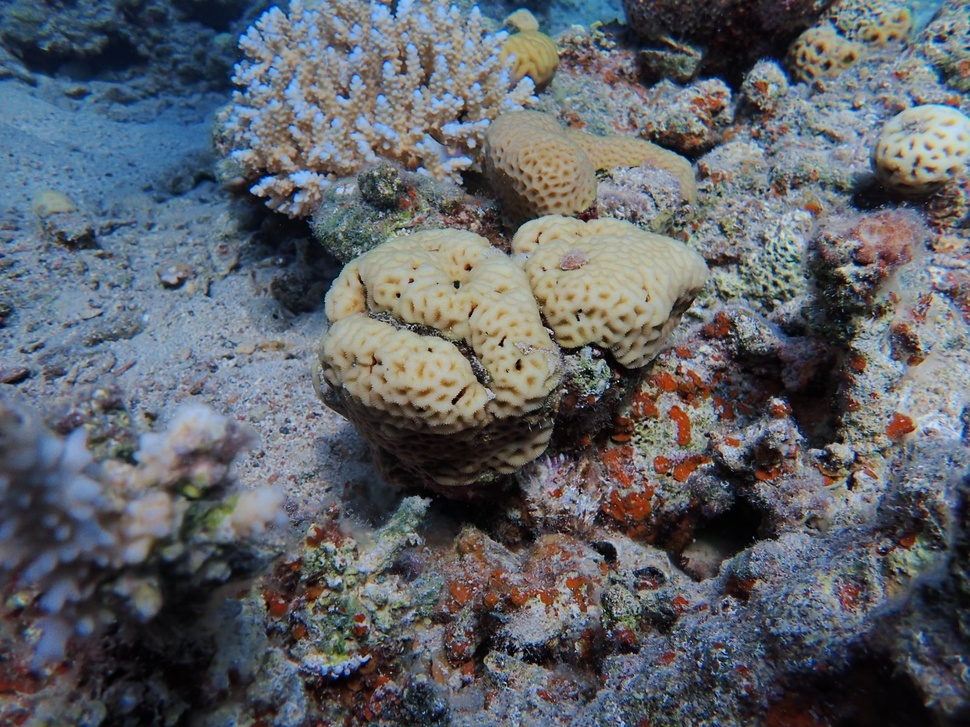
#> input picture assets/photos/clownfish-1.jpg, 970 x 727 px, shrunk from 1600 x 1200 before the run
$ python -i mask_lib.py   (imports and definitions only)
#> lines starting #> are read from the running program, lines starting #| are printed output that depends on the picture; after the words box and inside, x2 and y2 are one past the last pixel; in counts of white or black regions, pixels touching at a corner belong together
#> further down, picture is the input picture: shape (727, 970, 3); mean B, G, R 103.4, 97.5, 93.8
import numpy as np, cv2
def cream_mask(bgr):
    lab = cv2.cvtColor(cv2.GaussianBlur(bgr, (7, 7), 0), cv2.COLOR_BGR2LAB).astype(np.float32)
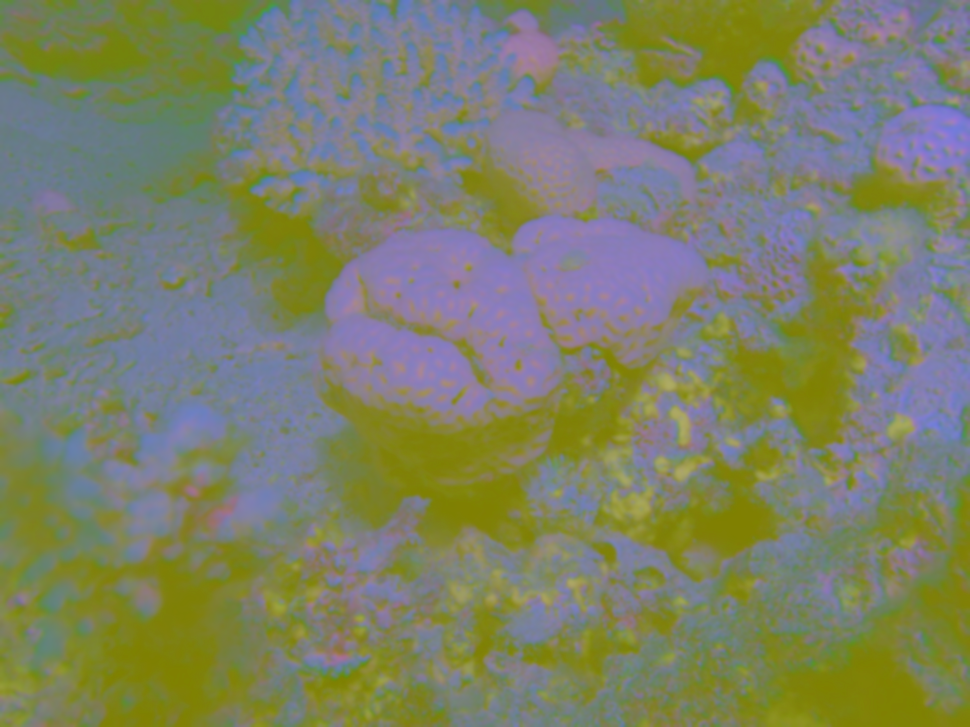
#> lab: shape (727, 970, 3) float32; mean B, G, R 103.5, 128.8, 124.5
    L, a, b = lab[..., 0], lab[..., 1], lab[..., 2]
    db = b - np.median(b); dL = L - np.median(L)
#> after `db = b - np.median(b)`:
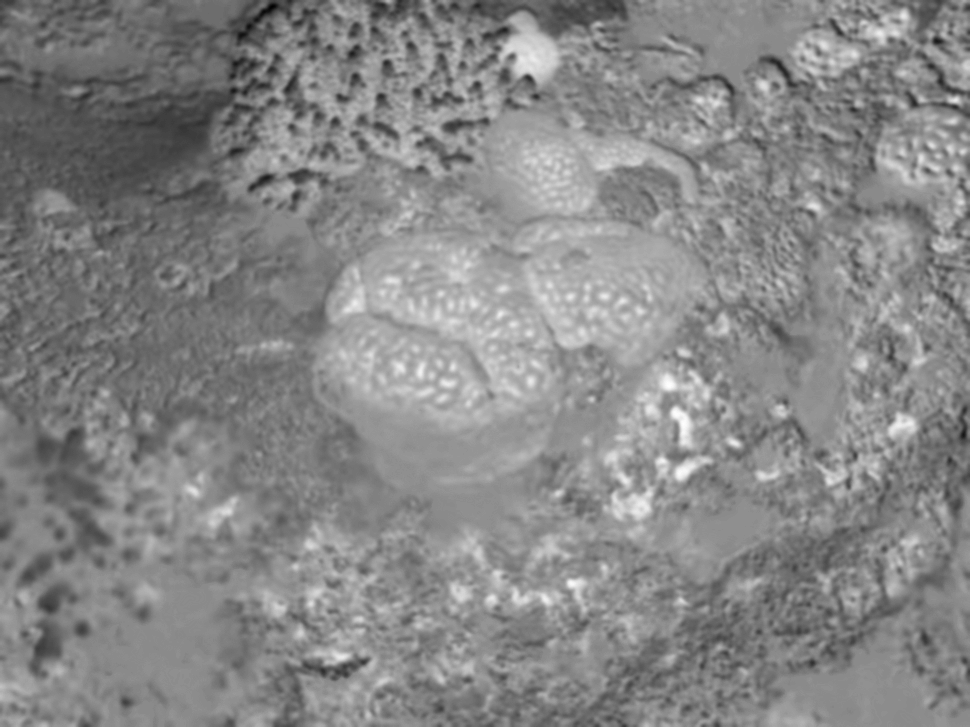
#> db: shape (727, 970) float32; min -56, max 49, mean -0.6; drawn with min black and max white
#> after `dL = L - np.median(L)`:
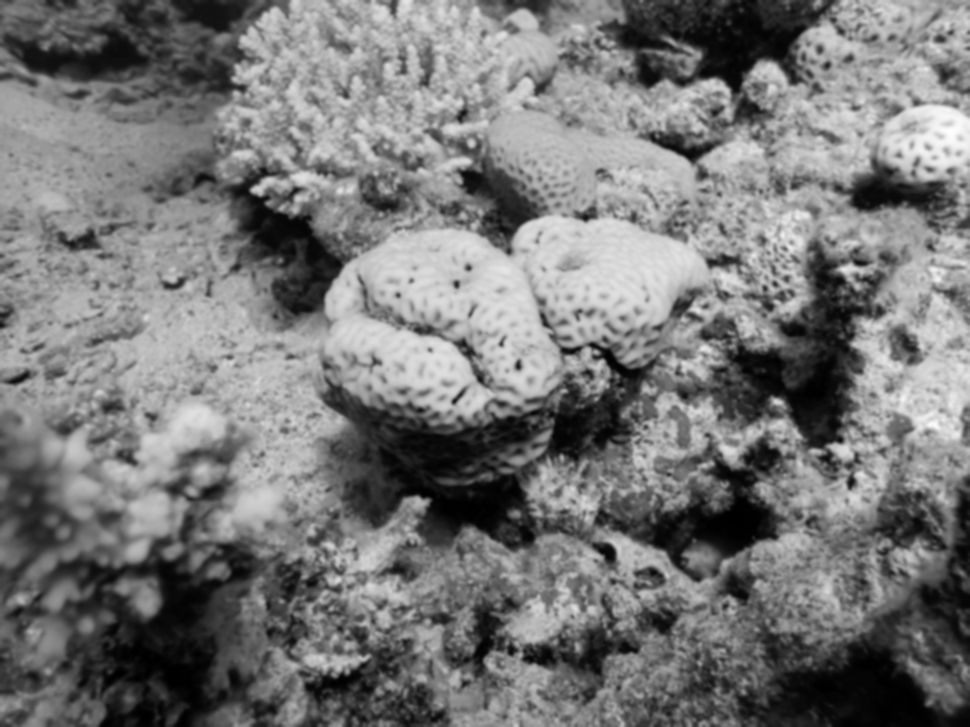
#> dL: shape (727, 970) float32; min -111, max 108, mean -8.5; drawn with min black and max white
    sc = max(np.percentile(db, 97), 6)
#> sc = 22
    m = (db > 0.35 * sc) & (dL > -5) & (a - np.median(a) < db + 4)
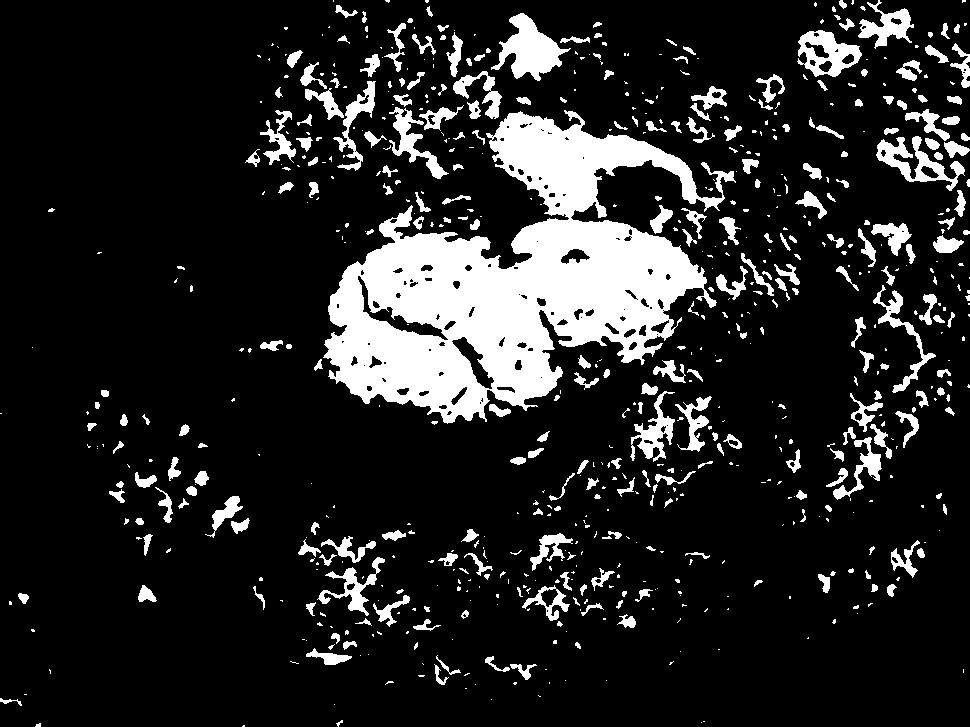
#> m: shape (727, 970) bool; 14.7% white; 710 white regions (419 under 20 px), largest, box (x1, y1, x2, y2) and area: (323, 110, 736, 424) 57867, (491, 13, 571, 81) 2462, (876, 136, 965, 191) 1609
    m = m.astype(np.uint8)
    k = max(3, int(min(bgr.shape[:2]) * 0.02)) | 1
#> k = 15
    m = cv2.morphologyEx(m, cv2.MORPH_OPEN, np.ones((k, k), np.uint8))
#> m: shape (727, 970); values 0 (black) and 1 (white), 6.9% white; 4 white regions, box (x1, y1, x2, y2) and area: (364, 220, 703, 398) 30457, (329, 273, 482, 415) 9454, (499, 126, 652, 211) 7073, (509, 22, 558, 72) 1824
    m = cv2.morphologyEx(m, cv2.MORPH_CLOSE, cv2.getStructuringElement(cv2.MORPH_ELLIPSE, (3 * k, 3 * k)))
#> m: shape (727, 970); values 0 (black) and 1 (white), 8.2% white; 2 white regions, box (x1, y1, x2, y2) and area: (329, 126, 703, 415) 55698, (509, 21, 558, 72) 1896
    from scipy import ndimage
    return ndimage.binary_fill_holes(m).astype(np.uint8)
def target_blob(bgr):
    m = cream_mask(bgr)
    n, lab, st, cen = cv2.connectedComponentsWithStats(m)
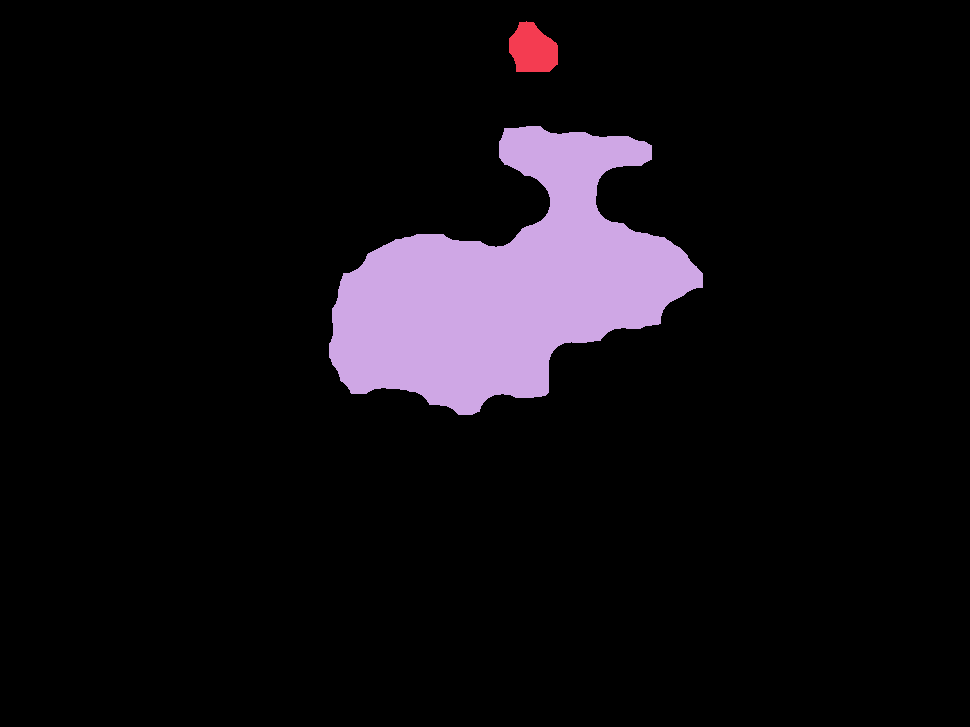
#> lab: shape (727, 970) int32; 3 distinct labels, from 0 to 2; one colour per label, 0 black
#> n = 3; st = [[0, 0, 970, 727, 647596], [509, 21, 49, 51, 1896], [329, 126, 374, 289, 55698]]; cen = [[482.4, 370.5], [532.4, 49.03], [507.1, 286.3]]
    h, w = m.shape; best = None
#> after `h, w = m.shape`: h = 727; w = 970
    for i in range(1, n):
        area = st[i, 4]
        if area < 0.004 * h * w: continue
        d = np.hypot((cen[i, 0] - w / 2) / w, (cen[i, 1] - h / 2) / h)
        sc = np.sqrt(area / (h * w)) / (0.15 + d)
        if best is None or sc > best[0]: best = (sc, i)
#> this loop made 2 passes
#> (area, d, sc, best) on pass 2: (55698, 0.109, 1.09, (1.09, 2))
#> area on pass 1: 1896
    if best is None: return None
    return (lab == best[1]).astype(np.uint8)
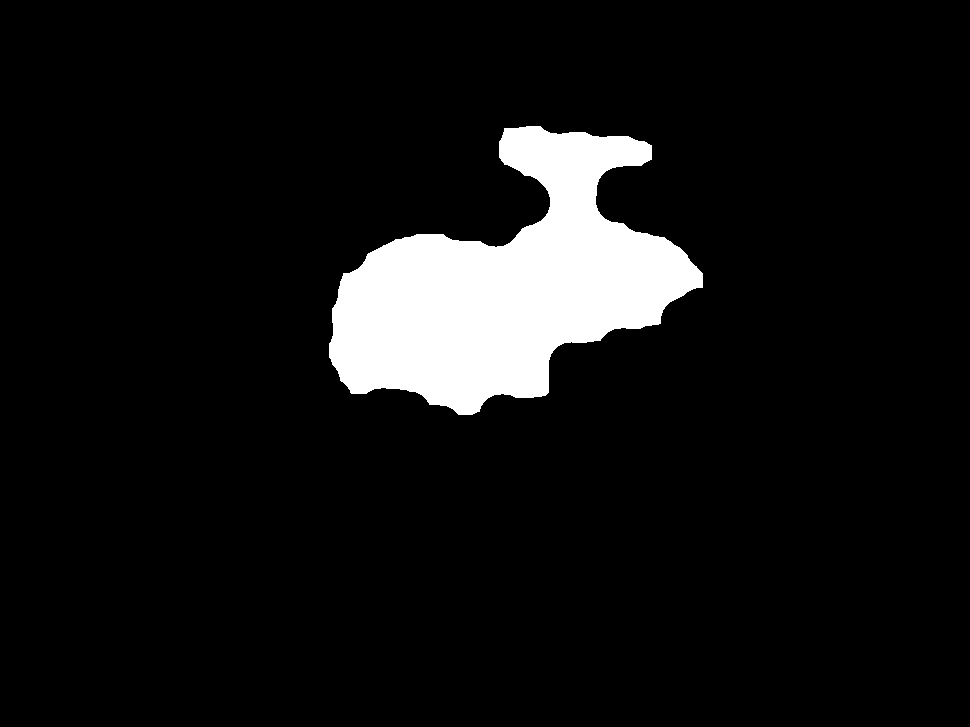
#> returned value: shape (727, 970); values 0 (black) and 1 (white), 7.9% white; 1 white region, box (x1, y1, x2, y2) and area: (329, 126, 703, 415) 55698

>>> import cv2
>>> picture = cv2.imread('../../assets/photos/clownfish-1.jpg')
>>> result = target_blob(picture)

$ run again, on assets/photos/clownfish-6.jpg
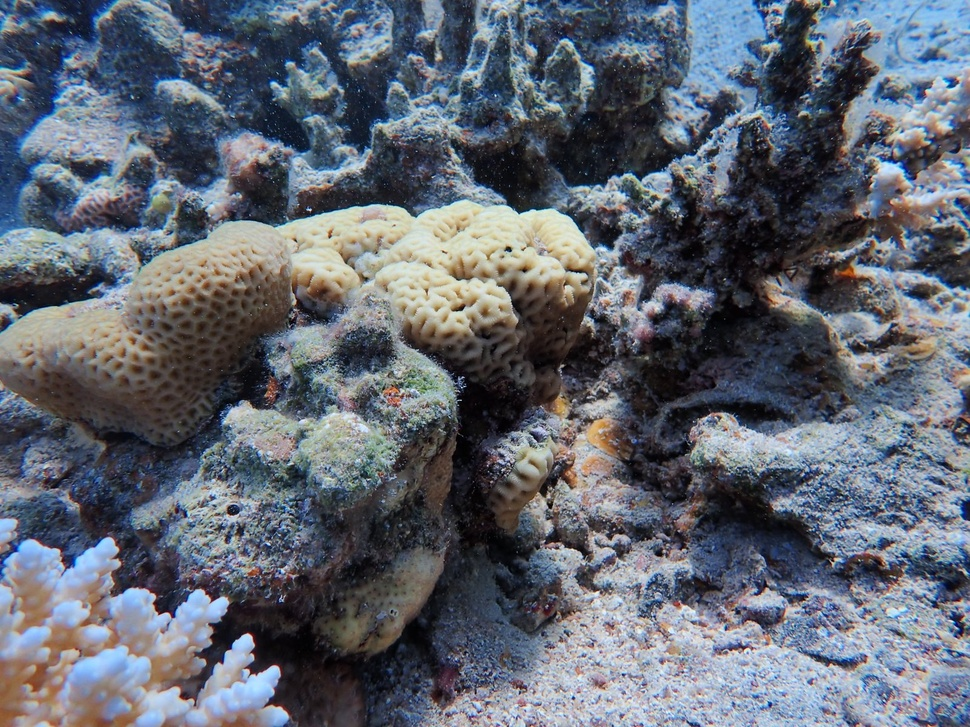
#> input picture assets/photos/clownfish-6.jpg, 970 x 727 px, shrunk from 1600 x 1200 before the run
#> picture is the input picture: shape (727, 970, 3); mean B, G, R 112.8, 102.2, 96.6
#> in cream_mask, `dL = L - np.median(L)`:
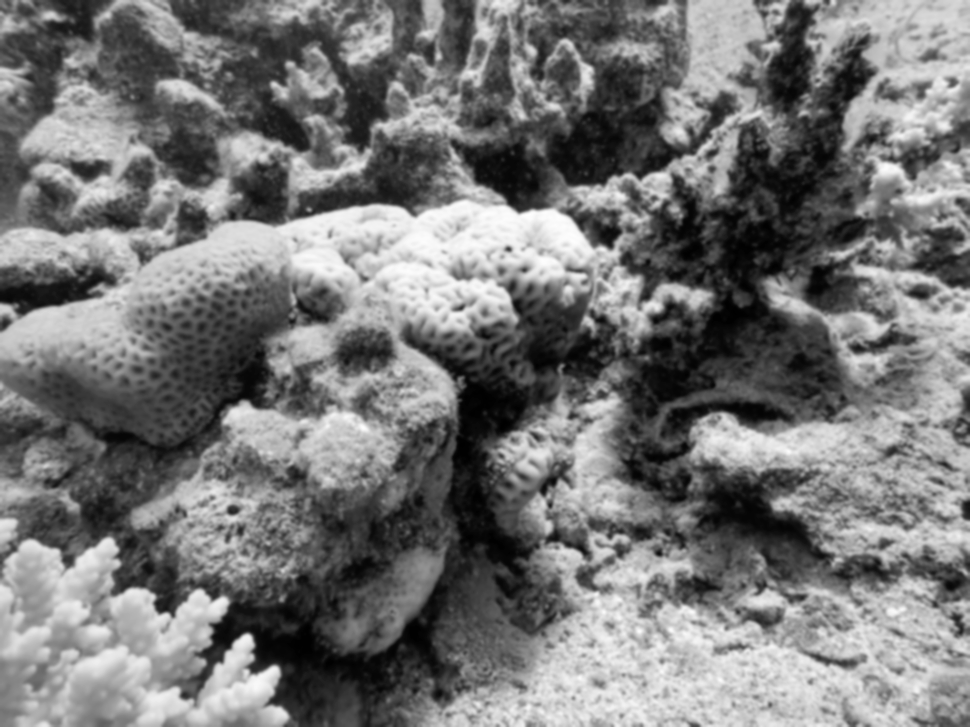
#> dL: shape (727, 970) float32; min -102, max 127, mean 4.6; drawn with min black and max white
#> in cream_mask, `sc = max(np.percentile(db, 97), 6)`: sc = 21
#> n = 12; st = [[0, 0, 970, 727, 652694], [0, 204, 595, 168, 41537], [917, 335, 21, 22, 400], [401, 365, 16, 18, 256], [954, 369, 16, 16, 227], [584, 417, 28, 32, 787], [330, 420, 20, 19, 370], [520, 447, 21, 17, 349], [406, 572, 24, 31, 669], [0, 583, 83, 144, 5455], [150, 648, 43, 39, 1297], [67, 702, 66, 25, 1149]]; cen = [[498.1, 364.8], [345, 271.7], [926.4, 345.1], [408.7, 374.5], [962.3, 376.4], [598.3, 432.4], [339.3, 429], [530.1, 454.9], [416.5, 585.9], [30.54, 646.5], [170.9, 666.8], [96.51, 716.9]]
#> the loop in target_blob, `for i in range(1, n):` made 11 passes
#> (area, d, sc, best) on pass 1: (41537, 0.192, 0.71, (0.71, 1))
#> in target_blob, `return (lab == best[1]).astype(np.uint8)`:
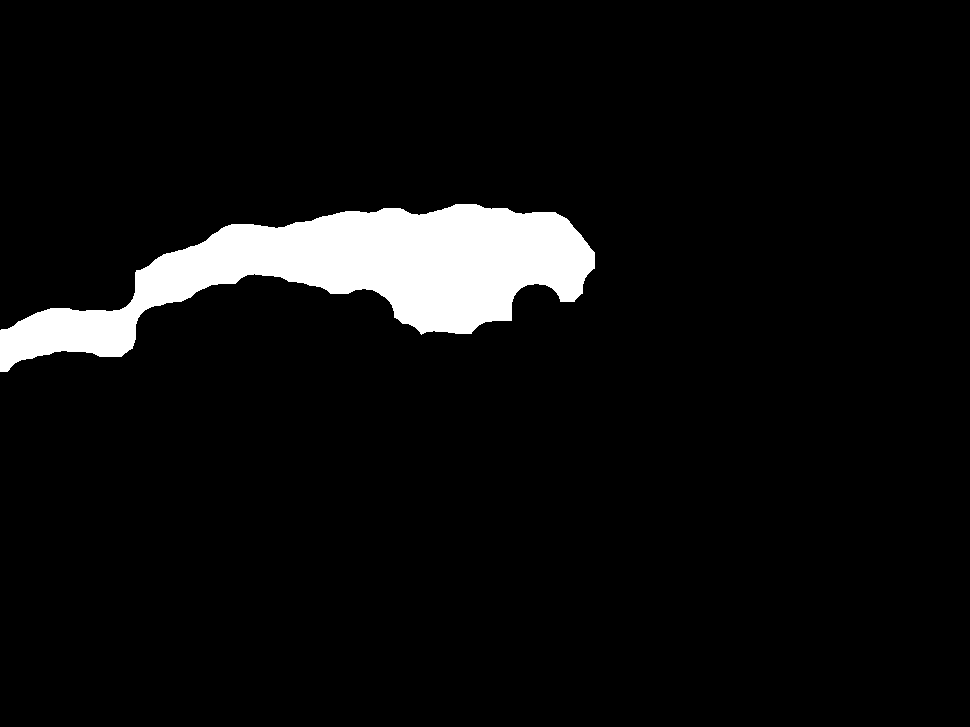
#> returned value: shape (727, 970); values 0 (black) and 1 (white), 5.9% white; 1 white region, box (x1, y1, x2, y2) and area: (0, 204, 595, 372) 41537

$ run again, on assets/photos/clownfish-3-s.jpg
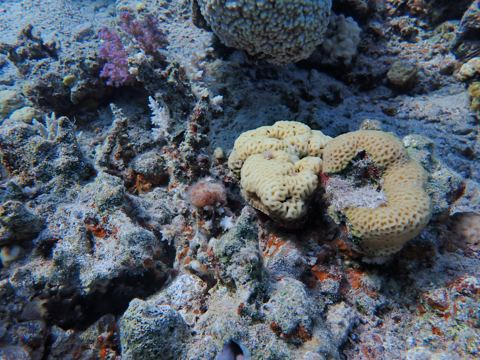
#> input picture assets/photos/clownfish-3-s.jpg, 480 x 360 px
#> picture is the input picture: shape (360, 480, 3); mean B, G, R 101.6, 90.9, 83.2
#> in cream_mask, `dL = L - np.median(L)`:
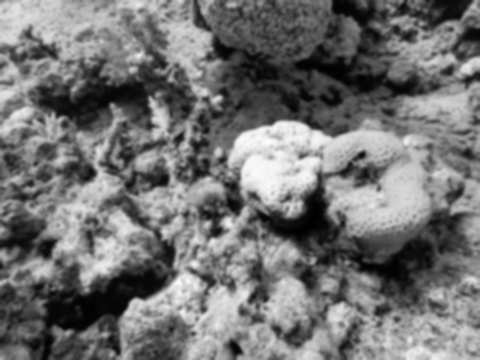
#> dL: shape (360, 480) float32; min -93, max 115, mean 0.9; drawn with min black and max white
#> in cream_mask, `sc = max(np.percentile(db, 97), 6)`: sc = 21
#> n = 14; st = 14 rows, first 6: [0, 0, 480, 360, 155784], [456, 59, 24, 46, 694], [23, 113, 7, 7, 49], [227, 122, 201, 114, 13394], [18, 174, 7, 7, 49], [192, 187, 16, 20, 240]; cen = 14 rows, first 8: [230.4, 178.9], [470.5, 78.22], [26, 116], [329.5, 173.3], [21, 177], [198.9, 195.4], [474.2, 223], [196, 242.8]
#> the loop in target_blob, `for i in range(1, n):` made 13 passes
#> (area, d, sc, best) on passes 1, 3: (694, 0.557, 0.0896, (0.0896, 1)), (13394, 0.187, 0.825, (0.825, 3))
#> in target_blob, `return (lab == best[1]).astype(np.uint8)`:
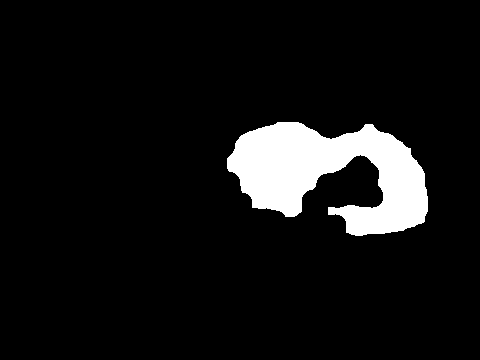
#> returned value: shape (360, 480); values 0 (black) and 1 (white), 7.8% white; 1 white region, box (x1, y1, x2, y2) and area: (227, 122, 428, 236) 13394

$ run again, on assets/photos/clownfish-5-s.jpg
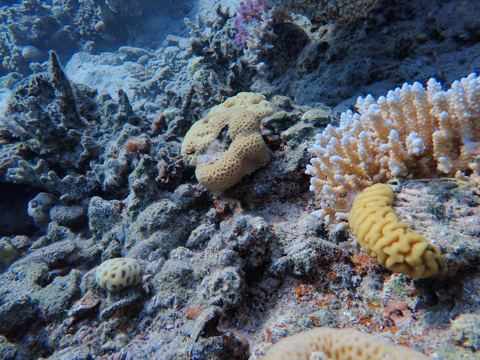
#> input picture assets/photos/clownfish-5-s.jpg, 480 x 360 px
#> picture is the input picture: shape (360, 480, 3); mean B, G, R 107.3, 95.5, 87.3
#> in cream_mask, `dL = L - np.median(L)`:
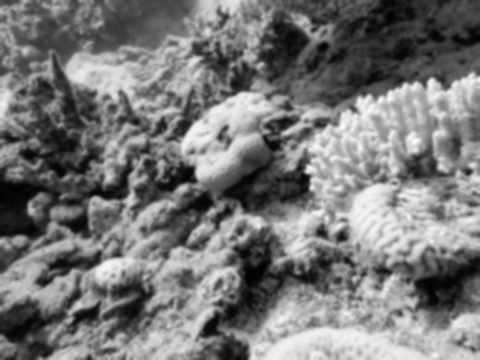
#> dL: shape (360, 480) float32; min -97, max 111, mean 0.9; drawn with min black and max white
#> in cream_mask, `sc = max(np.percentile(db, 97), 6)`: sc = 30
#> n = 8; st = [[0, 0, 480, 360, 148909], [183, 93, 87, 90, 4574], [315, 95, 165, 173, 13042], [102, 272, 20, 13, 201], [262, 285, 163, 75, 5325], [298, 286, 11, 9, 77], [317, 299, 11, 8, 72], [446, 316, 34, 44, 600]]; cen = [[221.9, 174.3], [225.4, 135.3], [388.8, 179.4], [111.5, 277.7], [356.8, 336.8], [302.7, 289.6], [322.3, 302.9], [460.3, 343.5]]
#> the loop in target_blob, `for i in range(1, n):` made 7 passes
#> (area, d, sc, best) on passes 1 to 2: (4574, 0.128, 0.585, (0.585, 1)), (13042, 0.31, 0.597, (0.597, 2))
#> in target_blob, `return (lab == best[1]).astype(np.uint8)`:
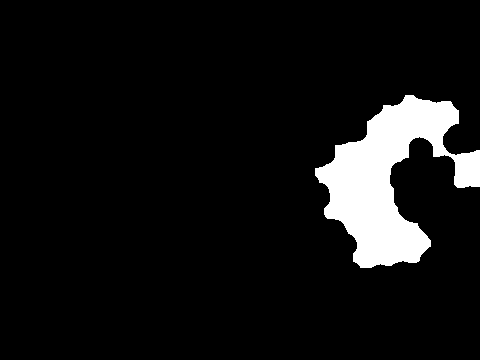
#> returned value: shape (360, 480); values 0 (black) and 1 (white), 7.5% white; 1 white region, box (x1, y1, x2, y2) and area: (315, 95, 480, 268) 13042
